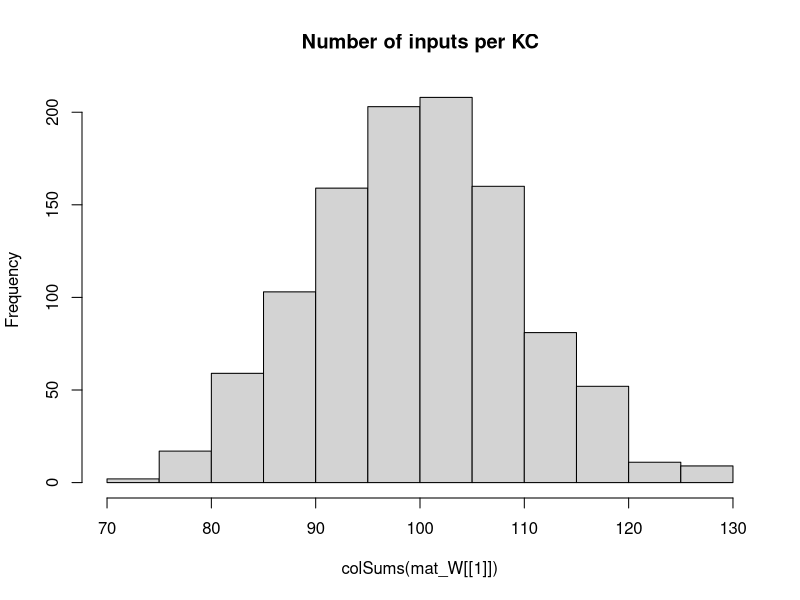

Recreate this plot in R. (Note: this script raises an error after producing the figure.)
## Development Code for Willsaw NN image recognition of zfish larva
## KL 2021
## I will implement a MB random kernel NN as in my Ant Navigation paper 
## This Files Trains the weights of  2 Layer Net : Random Expansion Feature Layer (Random Kernel Trick) -> Perceptron Output neuron 
## The connections in L1 Random Sparse Net are data independent, while L2 wights are trained via +ve larva head template samples to filter patterns that look like larva
## The input images are labeled as Fish and non fish according to the folder they are placed.
# Output is saved as pgm images which are then loaded by tracker software so as to implemend the simple classifier net implemended here 

library("pixmap")
library("yaml")

## TODO GIGURE OUT INIT That Works

## Initialiaze the random Weight vector of an L1 (KC) neuron  
init_random_W <- function(m, p){
  # Draw random Number N of Sampled Inputs From Binomial
  #n <- rbinom(1,length(m),p)
  ## Set N random synapses as inputs to KC
  #idx <- sample(1:length(m),n)
  m <- rnorm(NROW(m),0,sd=0.5) #runif(NROW(m))/(10*NROW(m)) ##Weak Synapses
  ## Likely Stronger Subset
  #m[idx] <- 1#/length(m) #runif(n)/(10*length(m)) #1/NROW(m)
  #print(length(m))
  return (m)
}


## Initialiaze the random Weight vector of an L1 (KC) neuron  
init_sparse_W <- function(m,p){
  # Draw random Number N of Sampled Inputs From Binomial
  n <- rbinom(1,length(m),p)
  ## Set N random synapses as inputs to KC
  idx <- sample(1:length(m),n)
  #m <- runif(NROW(m))/(1000000*NROW(m)) ##Weak Synapses
  ## Likely Stronger Subset
  m[idx] <- 1#/length(m) #runif(n)/(10*length(m)) #1/NROW(m)
  #print(length(m))
  return (m)
}


## Sigmoid//logistic Transfer Function
N_transfer <- function(activation)
{
  return (1/(1+exp(-activation)))
}


## Derivative Sigmoid/logistic Transfer Function
N_transfer_D <- function(activation)
{
  return (N_transfer(activation)*(1-N_transfer(activation)) )
}

## Neural Actvation for a layer with Weitgh Matrix W and Input matrix of col vectors -
#  vector of Biases B - This is to a matrix to operate overall all input activations over Inputs in order 
N_activation <- function(X,W,B)
{
  ## If more Than Half input units (based on Avg inputs) is active - then activate KC
  
  #  if ( sum(X) > KC_THRES )
  #    return (1)
  # else
  mat_B <- matrix(B,ncol=ncol(X),nrow=length(B) )
  ## Bias is just another W attached to a fixed Input 1
  return (W%*%X + mat_B)
}

## Copies A Smaller Matrix To the Middle of a larger one - (Pasting Image on larger canvas)
matrix_paste <- function(src,target)
{
  x_offset <- round((ncol(target)- ncol(src))/2 )
  y_offset <- round((nrow(target)- nrow(src))/2 )
  target[ (1+y_offset):(y_offset+nrow(src)),(1+x_offset):(x_offset+ncol(src))] <-src
  return(target)
}


sparse_binarize <- function(X,INPUT_SPARSENESS)
{
  ## Binarize Input Image / Set Sparsensess ##
  pxsparse = 1.0
  thres_bin = mean(X)
  max_iter = 100
  
  while (pxsparse > INPUT_SPARSENESS & max_iter > 0)
  {
    X_bin <-  as.numeric(X > thres_bin)
    pxsparse <- sum(as.numeric(X_bin[X_bin > 0]))/length(X_bin)
    thres_bin = thres_bin + 0.01;
    max_iter = max_iter + 1
  }
  
  
  ##message("Input Sparseness:",pxsparse)
  
  return(X_bin)
}




makeInputMatrix <- function(img_list,inmat_W)
{
  
  ## TRAIN /TEST ##
  img_list <- img_list[,1]
 
  
  
  ## Matrix Of  image Input Vectors  
  mat_X = matrix(0,nrow=ncol(inmat_W[[1]]),ncol=length(img_list) )
  fileidx <- 0
  for (in_img in img_list)
  {
    fileidx= fileidx + 1
    
    imgT <- read.pnm(as.character(in_img) )
    mat_img <- getChannels(imgT)
    X <- as.vector(mat_img)
    ### Add Fixed input 1 - To operate As Adjustable Bias for each input   
    ##X[length(X)] <- 1 # c(as.vector(mat_img),1)
    
    ##message(in_img," Input Dim:", dim(mat_img)[1],"x",dim(mat_img)[2],"=",dim(mat_img)[2]*dim(mat_img)[1])
    
    if (length(X) > n_top_px)
    {
      warning("input sample too big - skipping")
      next
    }
    
    ## If Loaded image is Smaller than INput - Then Resize (paste into) larger Matrix to fit
    if (length(X) < n_top_px)
    {
      ##message("input sample Smaller than Canvas - pasting")
      mat_t <- matrix(0,nrow=img_dim[1],ncol=img_dim[2])
      mat_img <- matrix_paste(mat_img,mat_t)
      ##message("Converted  Dim:", dim(mat_img)[1],"x",dim(mat_img)[2],"=",dim(mat_img)[2]*dim(mat_img)[1])
    }
    
    ##mypic = new("pixmapGrey", size=dim(mat_img),grey = mat_img);plot(mypic)
    ## Convert to Col Vector
    X <- sparse_binarize(as.vector(mat_img),INPUT_SPARSENESS)
    
    
    dim(X) <- c(length(X),1) ## Make into Col Vector
    
    if (length(X) > n_top_px)
    {
      warning(in_img,"Image Too large. Skipping")
      next
    }
    
    stopifnot(length(mat_X[,fileidx]) ==length(X) ) 
    mat_X[,fileidx] <- X # Save In Vector to MAtrix
    
  }## Load All Input Vectors Into Matrix X
  
  return(mat_X)
} ##Make INput List



### EXPORT MAtrix to YAML for !!opencv-matrix##
matrixToYamlForOpenCV <- function(mat)
{
  ##!!opencv-matrix
  strHeader <- "!!opencv-matrix\n rows: %d\n cols: %d\n dt: f\n data:["
  ## Matrix Will Be saved Transposed Because Data serial Reading Order is by row in OpenCV while Here Serialization is By Column
  strHeader <- sprintf(strHeader,nrow(mat),ncol(mat))
  strData = ""
  lineWidth = 100#min(100,length(mat))
  
  ## COMMENTED OUT AS SUDDENLY as.yaml started adding new Lines in data automatically - The following routine does this manually
  # ##Long Strings Need to be broken by New Lines otherwise OPENCV FIle Storage FAils
  # if (length(mat) > lineWidth){
  #   fcon<- tempfile("matrixYaml")
  #   
  #   ## Need to export To TEMP file as string Concat Is too SLOW
  #   for (i in seq(1,length(mat),lineWidth) ){
  #     write(mat[i:min(i+lineWidth-1,length(mat)-1)], file = fcon,ncolumns = 100, append = TRUE, sep = ", ")
  #     ##cat(",",file = fcon, append = TRUE,fill=FALSE)
  #     #strData = paste0(strData, toString(mat[i:min(i+lineWidth,length(mat))],"\n",width=0))
  #   }
  #   ## Join  All Lines Back INto One String - With Newlines and Commas and Intendation
  #   #strData = noquote()
  #   strData = noquote(paste0(
  #                     readLines(con = fcon, n = -1L, ok = TRUE, warn = TRUE, skipNul = FALSE, encoding = "UTF-8"),
  #                            collapse=",\n         ")) ##
  #   #class(strData) <- "verbatim"
  # }else
    
  ## Need to TransposeBecause Data serial Reading Order is by row in OpenCV while Here Serialization is By Column
  strData = toString(t(mat))
  
  
  strRet=  noquote(paste0(strHeader,strData,"]")) 
  
  
  ##Character vectors that have a class of ‘verbatim’ will not be quoted in the output YAML 
  class(strRet) <- "verbatim"
  ##class(strRet) <- "verbatim"
  #write(strRet,file = fcon)  
  return(noquote(strRet) )
}




## Process 2 Layer Network - Return Last Node Output produced for each input image
## Note : Input Layer Is Simplified - No activation function needed or Bias - Input image intentities are taken as activations
## Target_output is vector of desired output for each output Neuron these I chose to be L2_1=1 (Fish) L2_2=1 (Non Fish)
net_proc_images_batch <- function(mat_X,inmat_W,inLayer_Bias,mat_Y,learningRate = 0.0)  
{
  
  L_X     <- list() ## Output Of Layer k
  L_A     <- list() ## Activation of  Layer k
  L_delta <- list()  ## Delta is the "cost attributable to (the value of) that node". 
  L2_out <- list()
  
  outError = 0 #'Mean Sq Error Of File Batch'

    ##Input Layer Is Simplified - No activation function needed or Bias - Input image intentities are taken as activations
    ## Due to R hell with numbers ecoming Factors I need to do this tricl
    
    ##Target_output <- mat_Y[fileidx,] 
     
    ## Forward Propagation ##
    ##mat_X[1,] = 1 ## Add COnst Input so W_i operates as a Bias IxW 
   ##  matrix of output Col vectors correspond to output
    for (l in 1:(N_Layers+1) )
    {
      if (l == 1) ## 1st Layer is INput 
      {
        ##Activation 
        L_A[[1]] <- mat_X
        L_X[[1]] <- mat_X##N_transfer(X-0.5)
        
      }else
      {
        #L_X[[l-1]][1,] = 1 ##No Need - Removed for TEST/ Add COnst Input so W_i operates as a Bias IxW
        L_A[[l]] <- N_activation(L_X[[l-1]], inmat_W[[l-1]], inLayer_Bias[[l-1]] )
        L_X[[l]] <- N_transfer( L_A[[l]])
      }
    }
    MSQError =  sum(((mat_Y) - L_X[[N_Layers+1]] )^2)/ ncol(mat_X)

    ## Note Indexes L_X and mat/biases are off by one because LX_1 is considerened an input layer, while neural layer is l=2
    ## Back Propagation ##
    for (l in (N_Layers):1 )
    {
      ##On Output Layer
      if (l == (N_Layers))
      {
        ## Element Wise Product (hadamart Product)
        L_delta[[l]] <- ( N_transfer_D( L_X[[l+1]] )   * (L_X[[l+1]] - mat_Y)) ##*N_transfer_D(L_X[[l]])
      }else{
        #L_delta[[l]] <- L_delta[[l+1]] %*% t(mat_W[[l]])*N_transfer_D(L_X[[l]])
        L_delta[[l]] <-   t(t(L_delta[[l+1]]) %*%(inmat_W[[l+1]])*t(N_transfer_D( L_X[[l+1]] )))    ## %*% t(N_transfer_D(L_X[[l-1]]) )
      }
      
      dE <- (L_delta[[l]])%*%t(L_A[[l]])  
      dW <- learningRate*dE 
      ##Add average change over batch samples
      inmat_W[[l]] <- inmat_W[[l]] -  dW ##length(img_list)

      ## Error Non-Conform
      inLayer_Bias[[l]] <- inLayer_Bias[[l]] - rowSums( learningRate*(L_delta[[l]]) )  
      ##if (l==1)
      ##  hist(dW)
    }
    
    #hist(Layer_Bias[[1]])
    #if (fileidx %% 10 == 0)
    #  hist(inmat_W[[1]], main="After")
    
    
    ## Forward Propagation ## 
    # L1 <- N_transfer(N_activation(mat_X, inmat_W[[1]],inmat_B[[1]]  ) ) ## v_Layer_Bias[i] matrix(rep(,nrow(mat_X)),nrow=nrow(mat_X) )  
    # ## L2 matrix of output Col vectors correspond 
    # L2 <-  N_transfer(N_activation(L1,inmat_W[[2]] ,  inmat_B[[2]] )  )  
    # 
    # MSQError =  sum(((mat_Y) - L2 )^2)/ ncol(mat_X)
    # 
    ## Forward Propagation ##
    ##  matrix of output Col vectors correspond to output
    for (l in 1:(N_Layers+1) )
    {
      if (l == 1) ## 1st Layer is INput 
      {
        ##Activation 
        L_A[[1]] <- mat_X
        L_X[[1]] <- mat_X##N_transfer(X-0.5)
        
      }else
      {
        L_A[[l]] <- N_activation(L_X[[l-1]], inmat_W[[l-1]], inLayer_Bias[[l-1]] )
        L_X[[l]] <- N_transfer( L_A[[l]])
      }
    }
    MSQError =  sum(((mat_Y) - L_X[[N_Layers+1]] )^2)/ ncol(mat_X)
    
    
    
    
    ##message("Recognition Output for Img ",in_img," is F:",L_X[[3]][1]," non-F:",L_X[[3]][2]," Active KC:",L2_out[[fileidx]]$KC_active/N_KC )
    #dim(X) = img_dim##dim(mat_img)
    
    
    #image(X_bin)
    #title(main = paste(in_img,strRes," R:",L2_Neurons_out[1]-L2_Neurons_out[2]), font.main = 4)
  
  
  lout <- list(X=mat_X,
               W=inmat_W,
               B=inLayer_Bias,
               output= L_A[[N_Layers+1]],
               Target=mat_Y,
               #out=data.frame( do.call(rbind,L2_out ) ),
               MSQError=MSQError )
  
  #MSQError =  sum(((mat_Y) - L2)^2)/nrow(mat_X)
  
  return(lout  )
}



img_dim <- c(38,28)
N_Layers <- 2

n_top_px <- img_dim[2]*img_dim[1]
N_KC = n_top_px*10 ## Number of Kenyon Cells (Input layer High Dim Coding)
N_SYN_per_KC <- 10# n_top_px/500 ## Number of pic Features each KC neuron Codes for
#KC_THRES <- N_SYN_per_KC*0.25 ## Number of INput that need to be active for KC to fire/Activate
v_Layer_N <- c(n_top_px, N_KC, 2)
v_Layer_N3 <- c(n_top_px, N_KC,100, 2)

#v_Layer_CON <- c(N_SYN_per_KC/n_top_px,)
Layer_Bias <- list() ## Number of INput that need to be active for Neuron to fire/Activate
INPUT_SPARSENESS = 0.25

mat_W <<- list() # List Of Weight Matrices

## Make Sparse Random Synaptic Weight matrix Selecting Inputs for each KC
for (k in 1:N_Layers)
{
  mat_W[[k]] <- matrix(0,ncol=v_Layer_N[k],nrow=v_Layer_N[k+1])
  ## Init Random
  if (k==1)
    mat_W[[k]] <- t(apply(mat_W[[k]],1,init_sparse_W,N_SYN_per_KC/n_top_px)) ##
  else
    mat_W[[k]] <- t(apply(mat_W[[k]],1,init_random_W,0)) ##
  
  Layer_Bias[[k]] <- matrix(1,ncol=1,nrow=v_Layer_N[k+1] )  #rep(1,) ## Initialiaze Neural Biases
}

#hist(mat_W[[3]])
hist(colSums(mat_W[[1]]),main="Number of inputs per KC")

##Layer 2 (Output Perceptron)
#L2_Neurons <<- 2

## Apply Input Image ##
## list training files 
setwd("/home/kostasl/workspace/zebrafishtrack/Rplots")
sPathTrainingSamples="../img/trainset/fish"
sPathTrainingNonSamples="../img/trainset/nonfish/"
sPathTestingSamplesFish="../img/fish/"
sPathTestingSamplesNonFish="../img/nonfish/"

img_list_train_fish =  cbind(files=list.files(path=sPathTrainingSamples,pattern="*pgm",full.names = T),F=1,NF=0) 
img_list_test_fish = cbind(files=list.files(path=sPathTestingSamplesFish,pattern="*pgm",full.names = T),F=1,NF=0)
img_list_train_nonfish =   cbind(files=list.files(path=sPathTrainingNonSamples,pattern="*pgm",full.names = T),F=0,NF=1)
img_list_test_nonfish =  cbind(files=list.files(path=sPathTestingSamplesNonFish,pattern="*pgm",full.names = T),F=0,NF=1)

## A Small Sample set for Testing the Algorithm Discrimiation between X and 1 
img_list_train_ones <-  cbind(files=list.files(path="../img/trainset/ones/",pattern="*pgm",full.names = T),F=1,NF=0)
img_list_train_X <-  cbind(files=list.files(path="../img/trainset/X/",pattern="*pgm",full.names = T),F=0,NF=1)


img_list_all <- rbind.data.frame(img_list_train_fish,img_list_test_fish,img_list_train_nonfish,img_list_test_nonfish,stringsAsFactors = FALSE) #
#img_list_train <- rbind.data.frame(img_list_train_fish,img_list_test_fish,img_list_train_nonfish,img_list_train_nonfish,stringsAsFactors = FALSE)
#img_list_test=  list.files(path=sPathTestingSamples,pattern="*pgm",full.names = T) Samples ##


img_list_train <- rbind.data.frame(img_list_train_fish,img_list_test_fish,
                                   img_list_test_nonfish,img_list_train_nonfish,
                                   stringsAsFactors = FALSE)
#img_list_train <- rbind.data.frame(img_list_train_ones,img_list_train_X)
#img_list_all <- rbind.data.frame(img_list_train_fish,stringsAsFactors = FALSE)

#img_list_all <- 

batchSize = 8 # Number of Training IMages for Each Leanring Episode (which will define error graident )
Nbatches = 250
trainingN = 5 ##Training Cycles For Each Batch



lFitError <- list()
dfitRecord <- data.frame()

vTrainingError <- vector()
## Subset INput LIst Into Batches
rIdx = 1

for (b in 1:Nbatches)
{
  ##Make Matrix -For All net inputs
  img_list_suffled <- img_list_train[sample(1:nrow(img_list_train)),]
  ##Select Subset Batch
  img_list_suffled <- head(img_list_suffled,batchSize)
  
  mat_X <- makeInputMatrix(img_list_suffled,mat_W)
  
  label_list <-cbind.data.frame(F=(img_list_suffled[,2]),NF=(img_list_suffled[,3]) )##Target output/labels
  mat_Y <- t(apply(as.matrix(label_list),2,strtoi))  

  
  for (i in 1:trainingN)
  {  
    
    dLearningRate    <- 0.0001
    
    # TRAIN On Fish 
    dnetout <- net_proc_images_batch(mat_X, mat_W, Layer_Bias, mat_Y, dLearningRate )
    mat_W   <<- dnetout$W
    mat_B   <<- dnetout$B

    #message(fileidx,". MSQERR:",MSQError,"  ", L2_out[[fileidx]]$L2_F, "-", L2_out[[fileidx]]$L2_NF, " ERR: ", L2_out[[fileidx]]$Err ," ",in_img)
    message(rIdx,". MSQERR:",dnetout$MSQError,"  ")
    
        
    vTrainingError[rIdx] = dnetout$MSQError  #plot(unlist(dnetout$out$MSERR),main=paste(i,"Mean SQ Err"))
    rIdx = rIdx +1
    
    plot(vTrainingError) #ylim=c(0,1)xlim=c(0,trainingN*Nbatches)
    
  }## Repeated Training On Batch 

} ## Different Batch Suffles  




plot(c) #ylim=c(0,1)





### Calcl Final Performance 

##Select Subset Batch
img_list_suffled <- img_list_train #img_list_test_nonfish # img_list_all[sample(1:nrow(img_list_all)),]
mat_X <- makeInputMatrix(img_list_suffled,mat_W)
label_list <-cbind.data.frame(F=(img_list_suffled[,2]),NF=(img_list_suffled[,3]) )##Target output/labels
mat_Y <- t(apply(as.matrix(label_list),2,strtoi))
# 
# ## TODO : Move this in Funct - Use One MAtrix For Net -Matrix Of Biases
# mat_B <- list()
# for (k in 1:N_Layers)
#   mat_B[[k]] <- matrix(Layer_Bias[[k]],ncol=ncol(mat_X),nrow=length(Layer_Bias[[k]]) )


dLearningRate    <- 0.0
# TRAIN On Fish 
dnetout <- net_proc_images_batch(mat_X, mat_W, Layer_Bias, mat_Y, dLearningRate )
            
message("Final MSQERR:",dnetout$MSQError)

  
hist(dnetout$Target - N_transfer( dnetout$output) )

hist(dnetout$W[[1]],main="After")




## FOR EXAPORT TO YAML

fishNet <- list(LW1=dnetout$W[[1]],
                LW2=dnetout$W[[2]],
                LB1=dnetout$B[[1]],
                LB2=dnetout$B[[2]] 
)

#attr(fishNet$LW1, "tag") <- "!!opencv-matrix" ##Adding tags Also Change The Header to Verbatim, which does not work in OPENCV
attr(fishNet$LW2, "tag") <- "!!opencv-matrix"
attr(fishNet$LB1, "tag") <- "!!opencv-matrix"
attr(fishNet$LB2, "tag") <- "!!opencv-matrix"



#fishNet <- list(LW1=Layer_Bias[[2]]
#)
## EXPORT TO YAML FOR OPENCV - Custom/hacked exporter routine specific to OPENCV
  filename <- "fishNet.yml"
  con <- file(filename, "w")
  message("Exporting to YAML-Wait for it , this may take a while...")
  write("%YAML:1.0",con) ##Header Is necessary For OPENCV 
  ## Indentation Needs to be 3
  str_yaml<- noquote(as.yaml(fishNet, handlers=list(matrix=matrixToYamlForOpenCV), line.sep="\n",indent=3,unicode=F))
  #  CLEAN UP String FRom Escape Chars
  ## the Var Type tag !!opencv-matrix needs to be on same line as vairable Name - For OpenCV file store - FIX
  str_yaml <- gsub("\n  !!opencv-matrix","!!opencv-matrix",str_yaml,fixed = T)
  str_yaml <- gsub("\\n","\n",str_yaml,fixed = T)## Remove Escaped NewLines
  str_yaml <- gsub("\"","",str_yaml,fixed = T)#Remove Quates

  write(noquote(str_yaml),con,append=TRUE) ##Header Is necessary For OPENCV 
  close(con)




############## 


## Process 2 Layer Network - Return Last Node Output produced for each input image
## Note : Input Layer Is Simplified - No activation function needed or Bias - Input image intentities are taken as activations
## Target_output is vector of desired output for each output Neuron these I chose to be L2_1=1 (Fish) L2_2=1 (Non Fish)
net_proc_images <- function(input_list,inmat_W,inLayer_Bias,learningRate = 0.0)  
{
  
  L_X     <- list() ## Output Of Layer k
  L_A     <- list() ## Activation of  Layer k
  L_delta <- list()  ## Delta is the "cost attributable to (the value of) that node". 
  L2_out <- list()
  
  Target_output = c(1,0)  
  fileidx <- 0
  outError = 0 #'Mean Sq Error Of File Batch'
  ## TRAIN /TEST ##
  img_list <- input_list[,1]
  label_list <-cbind.data.frame(F=(input_list[,2]),NF=(input_list[,3]) )##Target output/labels
  
  ## Matrix Of  image Input Vectors  
  mat_X = matrix(0,nrow=ncol(inmat_W[[1]]),ncol=length(img_list) )
  
  for (in_img in img_list)
  {
    fileidx= fileidx + 1
    
    imgT <- read.pnm(as.character(in_img) )
    mat_img <- getChannels(imgT)
    X <- as.vector(mat_img)
    ### Add Fixed input 1 - To operate As Adjustable Bias for each input   
    ##X[length(X)] <- 1 # c(as.vector(mat_img),1)
    
    ##message(in_img," Input Dim:", dim(mat_img)[1],"x",dim(mat_img)[2],"=",dim(mat_img)[2]*dim(mat_img)[1])
    
    if (length(X) > n_top_px)
    {
      warning("input sample too big - skipping")
      next
    }
    
    ## If Loaded image is Smaller than INput - Then Resize (paste into) larger Matrix to fit
    if (length(X) < n_top_px)
    {
      ##message("input sample Smaller than Canvas - pasting")
      mat_t <- matrix(0,nrow=img_dim[1],ncol=img_dim[2])
      mat_img <- matrix_paste(mat_img,mat_t)
      ##message("Converted  Dim:", dim(mat_img)[1],"x",dim(mat_img)[2],"=",dim(mat_img)[2]*dim(mat_img)[1])
    }
    
    ##mypic = new("pixmapGrey", size=dim(mat_img),grey = mat_img);plot(mypic)
    ## Convert to Col Vector
    X <- sparse_binarize(as.vector(mat_img),INPUT_SPARSENESS)
    
    
    dim(X) <- c(length(X),1) ## Make into Col Vector
    
    if (length(X) > n_top_px)
    {
      warning(in_img,"Image Too large. Skipping")
      next
    }
    
    stopifnot(length(mat_X[,fileidx]) ==length(X) ) 
    mat_X[,fileidx] <- X # Save In Vector to MAtrix
    
    
    ##Input Layer Is Simplified - No activation function needed or Bias - Input image intentities are taken as activations
    ##Activation 
    L_A[[1]] <- X
    L_X[[1]] <- X##N_transfer(X-0.5)
    ## Due to R hell with numbers ecoming Factors I need to do this tricl
    mat_Y <- apply(as.matrix(label_list),2,strtoi)
    
    Target_output <-mat_Y[fileidx,] 
    ### 
    
    ## Forward Propagation ## 
    for (i in 2:(N_Layers+1) )
    {
      L_A[[i]] <- N_activation(L_X[[i-1]], inmat_W[[i-1]], inLayer_Bias[[i-1]]) ## v_Layer_Bias[i]  
      L_X[[i]] <- N_transfer(L_A[[i]])
    }
    
    outError = outError + sum( ( Target_output - L_X[[i]] ) )
    
    #hist(mat_W[[l-1]],main="before")
    ## Note Indexes L_X and mat/biases are off by one because LX_1 is considerened an input layer, while neural layer is l=2
    ## Back Propagation ##
    for (l in (N_Layers):1 )
    {
      ##On Output Layer
      if (l == (N_Layers))
      {
        ## Element Wise Product (hadamart Product)
        L_delta[[l]] <- ((N_transfer_D(L_X[[l+1]])) * (L_X[[l+1]] - Target_output)) ##*N_transfer_D(L_X[[l]])
      }else{
        #L_delta[[l]] <- L_delta[[l+1]] %*% t(mat_W[[l]])*N_transfer_D(L_X[[l]])
        L_delta[[l]] <-   t(t(L_delta[[l+1]]) %*%(inmat_W[[l+1]])*t(N_transfer_D( L_X[[l+1]] )))    ## %*% t(N_transfer_D(L_X[[l-1]]) )
        
      }
      
      dE <- (L_delta[[l]])%*%t(L_A[[l]])  
      dW <- learningRate*dE 
      ##Add average change over batch samples
      inmat_W[[l]] <- inmat_W[[l]] -  dW ##length(img_list)
      inLayer_Bias[[l]] <- inLayer_Bias[[l]] - learningRate*(L_delta[[l]])  
    }
    
    #hist(Layer_Bias[[1]])
    if (fileidx %% 10 == 0)
      hist(inmat_W[[1]], main="After")
    
    #hist( KC_out_act[1,])
    ## Calc Layer 1 output based on Activation Threshold Funciton for Units
    #KC_output <- apply(KC_out_act, 2, N_transfer)
    #dim(KC_output) <-c(1,length(KC_output)) ## Make into Row Vector
    
    ## Learn Positive Samples - Simple Perceptron Learning Rule - Over an augmented input X which is projected To High dim via sparse random matrix in L1##
    ## Take Active L1 outputs And Set L2 Input synapses of Output Neuron to High
    # Continuous output /
    #L2_Neurons_out <<- (as.numeric(( KC_output %*%  W_L2)/N_KC))
    # Weight Gradient -
    #DW <- t(KC_output)%*% (Target_output - L2_Neurons_out)/2
    #W_L2 <<-  W_L2 + learningRate*DW ## Update Weight Vector 
    
    
    ##W_L2[W_L2 < 1] <<- 1 ##Cap To Limit Values - Saturation Of Synapses
    ##W_L2[,outNeuronIdx][W_L2< -1] <<- -1
    
    #stopifnot(ncol(KC_output) == nrow(W_L2))
    ## Calc Output Neuron - Perceptron 
    ## FWD PROP CAlc MSQE - Fwd Propagate Entire Input Matrix 
    
    
    ## Forward Propagation ## 
    L1 <- N_transfer(N_activation(mat_X, inmat_W[[1]], matrix(inLayer_Bias[[1]],ncol=ncol(mat_X),nrow=length(inLayer_Bias[[1]])) ) ) ## v_Layer_Bias[i] matrix(rep(,nrow(mat_X)),nrow=nrow(mat_X) )  
    ## L2 matrix of output Col vectors correspond 
    L2 <-  N_transfer(N_activation(L1,inmat_W[[2]] , matrix(inLayer_Bias[[2]],ncol=ncol(mat_X),nrow=length(inLayer_Bias[[2]])) )  )  
    
    MSQError =  sum((t(mat_Y) - L2 )^2)/ ncol(mat_X)
    
    
    L2_out[[fileidx]] <- list(Err=0.5*sum((Target_output - L2[,fileidx])^2),
                              MSERR=MSQError,
                              L2_F=L2[1,fileidx],
                              L2_NF=L2[2,fileidx],
                              KC_active = sum(L1[fileidx,][L1[fileidx,]>0.5]),
                              KC_total = length(L1[fileidx,]),
                              # input_sparse= pxsparse,
                              file=in_img
    )
    
    
    
    message(fileidx,". MSQERR:",MSQError,"  ", L2_out[[fileidx]]$L2_F, "-", L2_out[[fileidx]]$L2_NF, " ERR: ", L2_out[[fileidx]]$Err ," ",in_img)
    
    ##message("Recognition Output for Img ",in_img," is F:",L_X[[3]][1]," non-F:",L_X[[3]][2]," Active KC:",L2_out[[fileidx]]$KC_active/N_KC )
    dim(X) = dim(mat_img)
    
    
    #image(X_bin)
    #title(main = paste(in_img,strRes," R:",L2_Neurons_out[1]-L2_Neurons_out[2]), font.main = 4)
  }
  
  lout <- list(X=mat_X,
               W=inmat_W,
               B=inLayer_Bias,
               out=data.frame( do.call(rbind,L2_out ) ))
  
  MSQError =  sum((t(mat_Y) - L2)^2)/nrow(mat_X)
  
  return(lout  )
}



#}

#       ##Test 
#   dnetout_tfish <- net_proc_images(img_list_test_fish,0.3, c(1,0))
#   #hist(unlist(dnetout_fish$L2_F),breaks=10,main="Class Fish Responses to F+ samples" )
#   ##L1 threshold set too high - patterns do not propagate
#   stopifnot(sum(unlist(dnetout_tfish$KC_active)) > 1)
#     
#   SqError_FisF <- sum((1 -unlist(dnetout_tfish$L2_F))^2)/nrow(dnetout_tfish)
#   SqError_FisNotNF <- sum((-1 -unlist(dnetout_tfish$L2_NF))^2)/nrow(dnetout_tfish)
#   
#   message("Sq. Error: F+:",SqError_FisF," F-:",SqError_FisNotNF)
#   
#   dnetout_tnotfish <- net_proc_images(img_list_test_nonfish,dLearningRate,c(0,1))
#   ##hist(unlist(dnetout_notfish$L2_NF),breaks=10,main="Class Not Fish Responses to F- samples" )
#   
#   SqError_NFisNotF <- sum((-1 -unlist(dnetout_tnotfish$L2_F))^2)/nrow(dnetout_tnotfish)
#   SqError_NFisNF <- sum((1 -unlist(dnetout_tnotfish$L2_NF))^2)/nrow(dnetout_tnotfish)
#   
#   #message("Sq. Error: F+:",SqError_NFisNotF," F-:",SqError_NFisNF)
# 
#   
#   SqClassError = sum(SqError_FisF,SqError_FisNotNF,SqError_NFisNotF,SqError_NFisNF)   
#   lFitError[[i]] = list(S_error=SqClassError,FishisFish=SqError_FisF,FishNotFish=SqError_FisNotNF,
#                         NotFishIsFish=SqError_NFisNotF,
#                         NotFishIsNotFish=SqError_NFisNF)
#   
#   dfitRecord <<- data.frame( do.call(rbind,lFitError ) )
#   plot(unlist(dfitRecord$S_error),xlim=c(1,100) ,xlab="Fit Error",ylim=c(0,2))
# 
# 
# ## Test Fish
# dnetout_testfish <- net_proc_images(img_list_test_fish,0,c(-1,1))
# ##hist(unlist(dnetout_notfish$L2_NF),breaks=10,main="Class Not Fish Responses to F- samples" )
# dnetout_testnonfish <- net_proc_images(img_list_test_nonfish,0,c(-1,1))
# 
# 
# SqError_NFisNotF <- sum((-1 -unlist(dnetout_testfish$L2_F))^2)/nrow(dnetout_testfish)
# SqError_NFisNF <- sum((1 -unlist(dnetout_testfish$L2_NF))^2)/nrow(dnetout_testfish)
# 
# 
# 
# 
# plot(unlist(dfitRecord$S_error),xlim=c(1,100) ,xlab="Fit Error",ylim=c(00,800))
# 
# plot(unlist(dfitRecord$FishisFish) )
# plot(unlist(dfitRecord$FishNotFish) )
# plot(unlist(dfitRecord$NotFishIsFish) )
# plot(unlist(dfitRecord$NotFishIsNotFish) )
# 
# 
# 
# ## Test Responses ## 
# dnetout_test <- net_proc_images(img_list_test,0.0,c(0,0))
# dnetout_test_nonfish <- net_proc_images(img_list_train_nonfish,0.0,c(-1,1))
# 
# 
# 
# colSums(W_L2)
# 
# l_out_n <- net_proc_images(img_list_train_nonfish,-dLearningRate/5,1)
# colSums(W_L2)
# 
# colSums(W_L2)
# 
# 
#  ## Save KC Matrix As Image (To Be loaded by Tracker)
#  ## Save Trained Weights As Image (To load by Tracker)
#  KC_sparse_pic <- pixmapGrey(mat_W[[1]], nrow=dim(mat_W[[1]])[1],ncol=dim(mat_W[[1]])[2])
#  plot(KC_sparse_pic)
#  write.pnm(KC_sparse_pic,file="L1_W_SparseNet.pgm")
# # 
# # ## Shift Values
#  L_W2 <- (mat_W[[2]])+1.0
#  L_W2 <- apply(L_W2,2,rev)
#  Lout_pic <- pixmapGrey(L_W2, nrow=dim(mat_W[[2]])[1],ncol=dim(mat_W[[2]])[2],cellres=1)
#  plot(Lout_pic)
#  write.pnm(Lout_pic,file="L2_W_SparseNet.pgm")
# 
#  Lout_pic <- pixmapGrey(Layer_Bias[[1]], nrow=dim(Layer_Bias[[1]])[1],ncol=dim(Layer_Bias[[1]])[2],cellres=1)
#  plot(Lout_pic)
#  write.pnm(Lout_pic,file="L1_B_SparseNet.pgm")
#  
#  
#  Lout_pic <- pixmapGrey(Layer_Bias[[2]],  nrow=dim(Layer_Bias[[2]])[1],ncol=dim(Layer_Bias[[2]])[2],cellres=1)
#  plot(Lout_pic)
#  write.pnm(Lout_pic,file="L2_B_SparseNet.pgm")
#  #
#  # 
# # 
# ## Load Matrix And Test
# imgT <- read.pnm(file="L1_W_SparseNet.pgm")
# mat_WL1 <- getChannels(imgT)
# 
# imgT <- read.pnm(file="L2_W_SparseNet.pgm")
# mat_WL2 <- getChannels(imgT)-1.0 ##Reverse Order

# 
# hist(W_L2)
# 
# cc <- getChannels(Lout_pic)
# plot(pic_outL)
